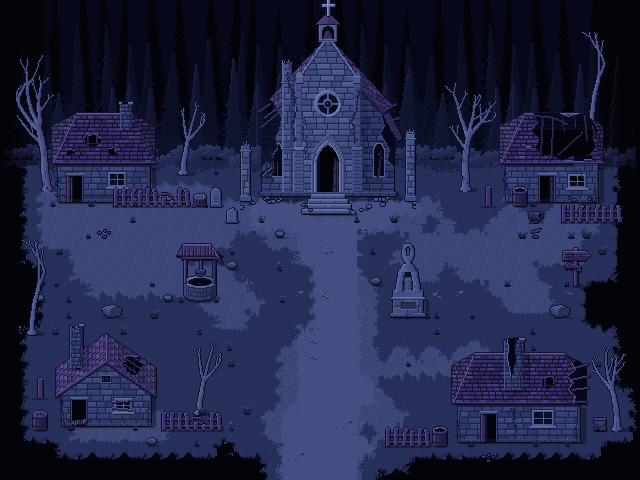

This game map was drawn from its Tiled (.tmx) file and the tilesets committed beside it. A one-line description and the trimmed map source follow:
An orthogonal 40x30 tile map with 16x16 px tiles, 8 tile layers (Ground, Decor, Forest, Objects 1, ...) and 105 objects (60x void, 42x solid, spawn, exit, door).

<map version="1.10" tiledversion="1.10.2" orientation="orthogonal" renderorder="right-down" width="40" height="30" tilewidth="16" tileheight="16" infinite="0" backgroundcolor="#030409" nextlayerid="11" nextobjectid="112">
 <tileset firstgid="1" source="../tileset/abandoned_village.tsx" />
 <layer id="1" name="Ground" width="40" height="30">
  <data>[1200 cells, 1200 non-empty, 114 distinct tile ids]</data>
 </layer>
 <layer id="2" name="Decor" width="40" height="30">
  <data>[1200 cells, 70 non-empty, 25 distinct tile ids]</data>
 </layer>
 <layer id="3" name="Forest" width="40" height="30">
  <data>[1200 cells, 440 non-empty, 242 distinct tile ids]</data>
 </layer>
 <layer id="4" name="Objects 1" width="40" height="30">
  <data>[1200 cells, 182 non-empty, 169 distinct tile ids]</data>
 </layer>
 <layer id="5" name="Objects 2" width="40" height="30">
  <data>[1200 cells, 45 non-empty, 43 distinct tile ids]</data>
 </layer>
 <layer id="6" name="Objects 3" width="40" height="30">
  <data>[1200 cells, 10 non-empty, 10 distinct tile ids]</data>
 </layer>
 <layer id="7" name="Objects 4" width="40" height="30">
  <data>[1200 cells, 1 non-empty, 1 distinct tile ids]</data>
 </layer>
 <layer id="8" name="Overhead 1" width="40" height="30">
  <data>[1200 cells, 244 non-empty, 229 distinct tile ids]</data>
 </layer>
 <objectgroup id="9" name="Collision" visible="0">
  <object id="1" name="tree_thin" type="solid" x="588" y="120" width="8" height="6" />
  <object id="2" name="tree_small" type="solid" x="179" y="168" width="8" height="6" />
  <object id="3" name="tree_tall" type="solid" x="43" y="184" width="8" height="6" />
  <object id="4" name="tree_crooked" type="solid" x="461" y="184" width="8" height="6" />
  <object id="5" name="church" type="solid" x="254" y="150" width="150" height="48" />
  <object id="6" name="house_a" type="solid" x="56" y="166" width="96" height="36" />
  <object id="7" name="house_b" type="solid" x="504" y="166" width="96" height="36" />
  <object id="8" name="fence_left" type="solid" x="112" y="200" width="16" height="7" />
  <object id="9" name="fence_mid_a" type="solid" x="128" y="200" width="16" height="7" />
  <object id="10" name="fence_mid_b" type="solid" x="144" y="200" width="16" height="7" />
  <object id="11" name="fence_broken" type="solid" x="160" y="200" width="16" height="7" />
  <object id="12" name="fence_right" type="solid" x="176" y="200" width="16" height="7" />
  <object id="13" name="stump" type="solid" x="194" y="198" width="12" height="8" />
  <object id="14" name="grave_0" type="solid" x="211" y="198" width="10" height="8" />
  <object id="15" name="fence_post" type="solid" x="485" y="200" width="6" height="7" />
  <object id="16" name="barrel_open" type="solid" x="513" y="198" width="14" height="9" />
  <object id="17" name="grave_2" type="solid" x="227" y="214" width="10" height="8" />
  <object id="18" name="fence_left" type="solid" x="560" y="216" width="16" height="7" />
  <object id="19" name="fence_mid_c" type="solid" x="576" y="216" width="16" height="7" />
  <object id="20" name="fence_mid_a" type="solid" x="592" y="216" width="16" height="7" />
  <object id="21" name="fence_right" type="solid" x="608" y="216" width="16" height="7" />
  <object id="22" name="barrel_broken" type="solid" x="528" y="214" width="15" height="9" />
  <object id="23" name="signpost" type="solid" x="572" y="280" width="8" height="6" />
  <object id="24" name="well" type="solid" x="182" y="280" width="36" height="20" />
  <object id="25" name="statue" type="solid" x="390" y="298" width="36" height="20" />
  <object id="26" name="tree_thin" type="solid" x="28" y="328" width="8" height="6" />
  <object id="27" name="fence_post" type="solid" x="37" y="392" width="6" height="7" />
  <object id="28" name="tree_small" type="solid" x="195" y="408" width="8" height="6" />
  <object id="29" name="house_c" type="solid" x="60" y="396" width="94" height="30" />
  <object id="30" name="fence_left" type="solid" x="160" y="424" width="16" height="7" />
  <object id="31" name="fence_mid_b" type="solid" x="176" y="424" width="16" height="7" />
  <object id="32" name="fence_broken" type="solid" x="192" y="424" width="16" height="7" />
  <object id="33" name="fence_right" type="solid" x="208" y="424" width="16" height="7" />
  <object id="34" name="tree_medium" type="solid" x="612" y="424" width="8" height="6" />
  <object id="35" name="barrel_closed" type="solid" x="33" y="422" width="14" height="9" />
  <object id="36" name="crate" type="solid" x="593" y="420" width="14" height="11" />
  <object id="37" name="house_d" type="solid" x="456" y="406" width="126" height="36" />
  <object id="38" name="fence_left" type="solid" x="384" y="440" width="16" height="7" />
  <object id="39" name="fence_mid_a" type="solid" x="400" y="440" width="16" height="7" />
  <object id="40" name="fence_right" type="solid" x="416" y="440" width="16" height="7" />
  <object id="41" name="barrel_open" type="solid" x="433" y="438" width="14" height="9" />
  <object id="42" name="void" type="void" x="0" y="0" width="32" height="16" />
  <object id="43" name="void" type="void" x="608" y="0" width="32" height="16" />
  <object id="44" name="void" type="void" x="0" y="16" width="32" height="16" />
  <object id="45" name="void" type="void" x="608" y="16" width="32" height="16" />
  <object id="46" name="void" type="void" x="0" y="32" width="32" height="16" />
  <object id="47" name="void" type="void" x="608" y="32" width="32" height="16" />
  <object id="48" name="void" type="void" x="0" y="48" width="32" height="16" />
  <object id="49" name="void" type="void" x="608" y="48" width="32" height="16" />
  <object id="50" name="void" type="void" x="0" y="64" width="32" height="16" />
  <object id="51" name="void" type="void" x="608" y="64" width="32" height="16" />
  <object id="52" name="void" type="void" x="0" y="80" width="32" height="16" />
  <object id="53" name="void" type="void" x="608" y="80" width="32" height="16" />
  <object id="54" name="void" type="void" x="0" y="96" width="32" height="16" />
  <object id="55" name="void" type="void" x="608" y="96" width="32" height="16" />
  <object id="56" name="void" type="void" x="0" y="112" width="32" height="16" />
  <object id="57" name="void" type="void" x="608" y="112" width="32" height="16" />
  <object id="58" name="void" type="void" x="0" y="128" width="32" height="16" />
  <object id="59" name="void" type="void" x="608" y="128" width="32" height="16" />
  <object id="60" name="void" type="void" x="0" y="144" width="32" height="16" />
  <object id="61" name="void" type="void" x="608" y="144" width="32" height="16" />
  <object id="62" name="void" type="void" x="0" y="160" width="32" height="16" />
  <object id="63" name="void" type="void" x="608" y="160" width="32" height="16" />
  <object id="64" name="void" type="void" x="0" y="176" width="32" height="16" />
  <object id="65" name="void" type="void" x="608" y="176" width="32" height="16" />
  <object id="66" name="void" type="void" x="0" y="192" width="32" height="16" />
  <object id="67" name="void" type="void" x="608" y="192" width="32" height="16" />
  <object id="68" name="void" type="void" x="0" y="208" width="32" height="16" />
  <object id="69" name="void" type="void" x="608" y="208" width="32" height="16" />
  <object id="70" name="void" type="void" x="0" y="224" width="32" height="16" />
  <object id="71" name="void" type="void" x="608" y="224" width="32" height="16" />
  <object id="72" name="void" type="void" x="0" y="240" width="32" height="16" />
  <object id="73" name="void" type="void" x="608" y="240" width="32" height="16" />
  <object id="74" name="void" type="void" x="0" y="256" width="32" height="16" />
  </objectgroup>
 <objectgroup id="10" name="Markers">
  <!-- 3 objects omitted --></objectgroup>
</map>
<!-- 31 of 105 objects omitted -->
